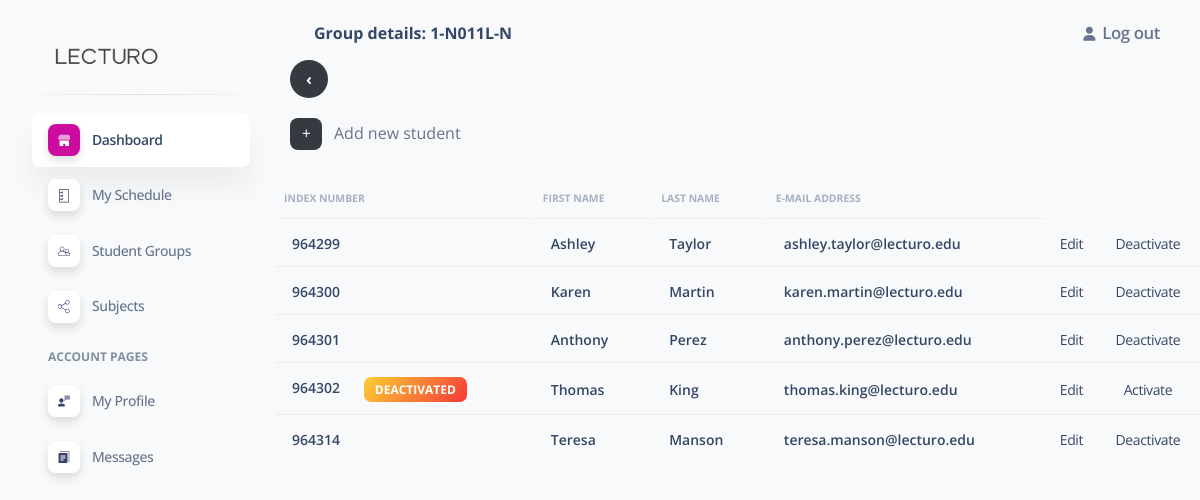
The app's page /groups/9f7a1e23-6757-4fc2-ab7d-7b59387e223d/ (signed in) with its own data.
### panel/models.py (models this page shows, shortened)
class Student(models.Model):
    album_number = models.IntegerField(unique=True,blank=False,null=False,editable=False,primary_key=True)
    created = models.DateTimeField(auto_now_add=True)
    active = models.BooleanField(default=True,null=False,blank=False)
    first_name = models.CharField(max_length=100,blank=False,null=False)
    last_name = models.CharField(max_length=100,blank=False,null=False)
    group = models.ForeignKey(Group,on_delete=models.CASCADE,null=False,blank=False)
    email = models.EmailField(blank=True,null=False,max_length=100)

### panel/views.py (the view)
# urls.py: path('groups/<str:pk>/',views.listSingleGroup,name='group'),
@login_required(login_url='userLogin')
def listSingleGroup(request,pk):
    group = Group.objects.get(id=pk)
    students = group.student_set.all()
    label = f"Group details: {group}"
    context = {'group':group,'students':students,'label':label}
    return render(request,'single-group.html',context=context)

### panel/models.py (called while the page is built)
    def __str__(self) -> str:
        return self.group_number

### panel/templates/single-group.html (shortened to what this page needs)
{% extends 'main.html' %}
{% block body %}
<a href="{% url 'groups' %}" class="backButton">
    <b>&#8249;</b>
</a>
<br>
<br>
<div style="display: flex; align-items: center; margin-left: 1em;">
    <a href="{% url 'createStudent' group.id %}">
        <div class="icon icon-shape icon-sm border-radius-md text-center me-2 d-flex align-items-center justify-content-center add-button">
            +
        </div>
    </a>
    <span class="nav-link-text ms-1">Add new student</span>
</div>
<br>
<table class="table align-items-center mb-0" id="studentTable">
    <thead>
      <tr>
        <th class="text-uppercase text-secondary text-xxs font-weight-bolder opacity-7 ps-2">Index number</th>
        <th class="text-uppercase text-secondary text-xxs font-weight-bolder opacity-7 ps-2">First name</th>
        <th class="text-uppercase text-secondary text-xxs font-weight-bolder opacity-7 ps-2">Last name</th>
        <th class="text-uppercase text-secondary text-xxs font-weight-bolder opacity-7 ps-2">E-mail address</th>
      </tr>
    </thead>
    <tbody>
        {% for student in students %}
        <tr class='clickable-row' data-url="{% url 'showStudent' student.album_number %}">
            <td>
                <div class="d-flex px-2 py-1">
                    <div class="d-flex justify-content-">
                        <h6 class="mb-0 text-sm">{{student.album_number}}</h6>
                        {% if not student.active %}
                        <span class="badge badge-sm bg-gradient-warning" style="margin-left: 2em;">Deactivated</span>
                        {% endif %}
                    </div>
                </div>
            </td>
            <td>
                <div class="d-flex px-2 py-1">
                    <div class="d-flex flex-column justify-content-">
                        <h6 class="mb-0 text-sm">{{student.first_name}}</h6>
                    </div>
                </div>
            </td>
            <td>
                <div class="d-flex px-2 py-1">
                    <div class="d-flex flex-column justify-content-">
                        <h6 class="mb-0 text-sm">{{student.last_name}}</h6>
                    </div>
                </div>
            </td>
            <td>
                <div class="d-flex px-2 py-1">
                    <div class="d-flex flex-column justify-content-">
                        <h6 class="mb-0 text-sm">{{student.email}}</h6>
                    </div>
                </div>
            </td>
            <td class="align-middle text-center text-sm">
                <a href="{% url 'editStudent' student.album_number %}">Edit</a>
            </td>
            <td class="align-middle text-center text-sm">
                <a href="{% url 'changeActiveStatus' student.album_number %}">
                    {% if student.active %}
                        Deactivate
                    {% else %}
                        Activate
                    {% endif %}
                </a>
            </td>
        </tr>
        {% endfor %}
    </tbody>
  </table>
{% endblock body %}

### static/assets/css/nucleo-svg.css (style rules this page uses)
.icon { display: inline-block; color: #111111; height: 1em; width: 1em; }
.icon-sm { height: 0.8em; width: 0.8em; }
.icon { fill: currentColor; stroke: none; }

### records on screen
Student: album_number "964299", first_name "Ashley", last_name "Taylor", email "ashley.taylor@lecturo.edu", active "Deactivate"
Student: album_number "964300", first_name "Karen", last_name "Martin", email "karen.martin@lecturo.edu", active "Deactivate"
Student: album_number "964301", first_name "Anthony", last_name "Perez", email "anthony.perez@lecturo.edu", active "Deactivate"
Student: album_number "964302", active "DEACTIVATED", first_name "Thomas", last_name "King", email "thomas.king@lecturo.edu"
Student: album_number "964314", first_name "Teresa", last_name "Manson", email "teresa.manson@lecturo.edu", active "Deactivate"

### other values on screen
{{ label }} "Group details: 1-N011L-N"
